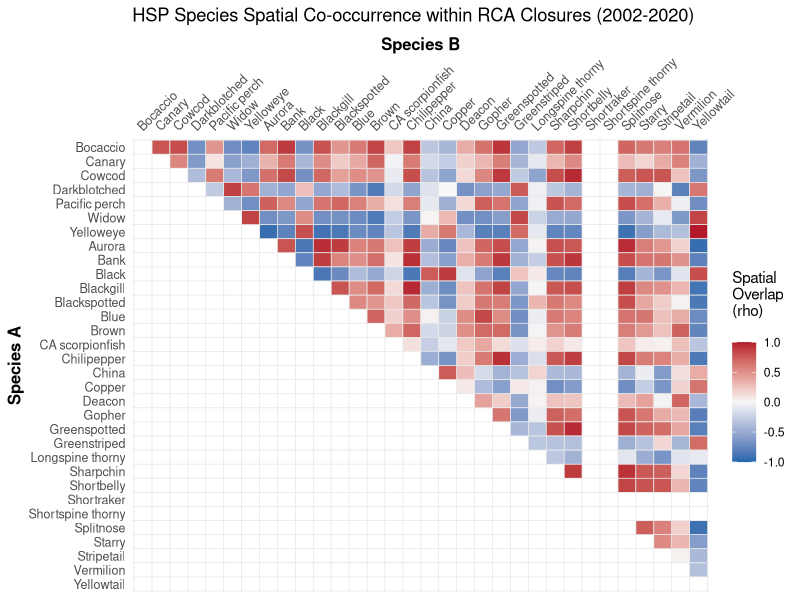

Write the R code that produced this figure.
# HSP output One-Sample T-Test for RCA mapping project
# Blake Feist - created 15 May 2026

library(dplyr)
library(ggplot2)
library(readr)
library(tidyr)


### STEP 1: Load the data
setwd("~/Documents/GitHub/RCA_closure_areas/spatial_overlay_stats/")
main_data_wide <- read_csv("HSP_Zscore_data_wide.csv")
baselines      <- read.csv("HSP_regional_baselines.csv")

# Pivot the data from WIDE to LONG format
main_data_long <- main_data_wide %>%
  pivot_longer(
    cols = starts_with("mean_"),     # Tells R to grab all your species density columns
    names_to = "Species_ID",         # The new column that will hold the species names
    values_to = "Mean_Density"       # The new column that will hold the density numbers
  )

# Merge with baselines and calculate the spatial Z-Scores
df_monthly_z <- main_data_long %>%
  left_join(baselines, by = "Species_ID") %>%
  mutate(
    Z_Score = (Mean_Density - Regional_Mean) / Regional_SD
  )

# Quick sanity check: look at the newly reshaped data
head(df_monthly_z)

### STEP 2: The Hotspot Performance Evaluation (Annual)
# To test if closures targeted above-average densities while protecting against month-to-month
# time-dependency, collapse the data by your existing Year column and run your tests.

# Collapse monthly data into annual averages
df_annual <- df_monthly_z %>%
  group_by(year, Species_ID) %>%
  summarise(
    Avg_Z_Score = mean(Z_Score),
    .groups = "drop"
  )

# Run a One-Sample T-Test with a protective safety check (n() >= 2)
HSP_species_performance <- df_annual %>%
  group_by(Species_ID) %>%
  summarise(
    Years_Present       = n(),  # Counts how many years this species has data
    Mean_Z_Across_Years = mean(Avg_Z_Score),
    
    # The fix: Only run t.test if there are at least 2 years of data
    p_value = if(n() >= 2) {
      t.test(Avg_Z_Score, mu = 0, alternative = "greater")$p.value
    } else {
      NA  # Returns NA instead of crashing the script
    },
    .groups = "drop"
  )

# View your results table
print(HSP_species_performance)

### Step 3: Create the Species Interaction Matrix (Monthly)
# To look at fine-scale species co-occurrence patterns, pivot your full monthly dataset
# wide and run a Spearman rank correlation across your 220 Closure_ID timestamps.

# Define custom order and clean names
# Syntax: "QGIS_COLUMN_NAME" = "Clean Display Name"
species_order_map <- c(
  "mean_pauc" = "Bocaccio",
  "mean_pinn" = "Canary",
  "mean_levi" = "Cowcod",
  "mean_cram" = "Darkblotched",
  "mean_alut" = "Pacific perch",
  "mean_ento" = "Widow",
  "mean_rube" = "Yelloweye",
  "mean_auro" = "Aurora",
  "mean_rufu" = "Bank",
  "mean_mela" = "Black",
  "mean_omus" = "Blackgill",
  "mean_ctus" = "Blackspotted",
  "mean_myst" = "Blue",
  "mean_auri" = "Brown",
  "mean_guta" = "CA scorpionfish",
  "mean_good" = "Chilipepper",
  "mean_nebu" = "China",
  "mean_caur" = "Copper",
  "mean_diac" = "Deacon",
  "mean_carn" = "Gopher",
  "mean_chlo" = "Greenspotted",
  "mean_elon" = "Greenstriped",
  "mean_alti" = "Longspine thorny",
  "mean_zace" = "Sharpchin",
  "mean_jord" = "Shortbelly",
  "mean_bore" = "Shortraker",
  "mean_alas" = "Shortspine thorny",
  "mean_dipl" = "Splitnose",
  "mean_cons" = "Starry",
  "mean_saxi" = "Stripetail",
  "mean_mini" = "Vermilion",
  "mean_flav" = "Yellowtail"
)

# Pivot the monthly data wide by your YYYY-MM Closure_ID
df_monthly_wide <- df_monthly_z %>%
  select(Closure_ID, Species_ID, Z_Score) %>%
  pivot_wider(names_from = Species_ID, values_from = Z_Score)

# Generate the correlation matrix
species_matrix <- df_monthly_wide %>%
  select(-Closure_ID) %>%
  cor(method = "spearman", use = "complete.obs")

# Convert the matrix to long format
interaction_long <- as.data.frame(species_matrix) %>%
  mutate(Species1 = rownames(.)) %>%
  pivot_longer(-Species1, names_to = "Species2", values_to = "Correlation") %>%
  
  # Find the numerical position of each species in your custom map vector
  mutate(
    pos1 = match(Species1, names(species_order_map)),
    pos2 = match(Species2, names(species_order_map))
  ) %>%
  # Only keep tiles where the row species appears BEFORE the column species 
  # in your custom ecological order list
  filter(pos1 < pos2)

### Step 4: Plot the Interaction Heatmap
# This uses the exact layout modifications you requested: it clusters your species in the
# upper-right corner, keeps the axes alphabetical, rotates the top labels by 45 degrees, uses
# thin custom grid lines that frame the blocks perfectly, and keeps the tiles perfectly square.

# Get your clean sorted list of species names
species_list <- sort(unique(c(interaction_long$Species1, interaction_long$Species2)))
n_species <- length(species_list)

HSP_matrix_plot <- ggplot(interaction_long, aes(x = Species2, y = Species1, fill = Correlation)) +
  geom_tile(color = "white") +
  
  # Diverging palette (Blue = Avoidance/Deep vs Shallow, Red = High Co-occurrence)
  scale_fill_gradient2(low = "#2166ac", mid = "#f7f7f7", high = "#b2182b", 
                       midpoint = 0, limit = c(-1,1), name = "Spatial\nOverlap\n(rho)\n") +
  
  # Align axes alphabetically from A to Z
  scale_x_discrete(position = "top", 
                   limits = names(species_order_map), 
                   labels = species_order_map) + 
  
  scale_y_discrete(limits = rev(names(species_order_map)), 
                   labels = species_order_map) + 
  
  # Thin grid borders drawn perfectly between the cell edges
  geom_vline(xintercept = seq(0.5, length(species_order_map) + 0.5, by = 1), color = "gray90", linewidth = 0.25) +
  geom_hline(yintercept = seq(0.5, length(species_order_map) + 0.5, by = 1), color = "gray90", linewidth = 0.25) +
  
  theme_minimal() +
  labs(title = "HSP Species Spatial Co-occurrence within RCA Closures (2002-2020)", 
       x = "Species B", y = "Species A") +
  theme(
    panel.grid.major = element_blank(),
    panel.grid.minor = element_blank(),
    
    # 45-degree rotated top labels
    axis.text.x.top = element_text(size = 9, angle = 45, hjust = 0, vjust = 0),
    axis.text.y = element_text(size = 9),
    axis.title = element_text(size = 12, face = "bold"),
    
    # Keeps cells perfectly square so text/labels don't stretch awkwardly
    coord_fixed() 
  )

# Save plot as high-resolution PNG
ggsave(
  filename = "HSP cooccurrence matrix plot.png",   # The name of your output file
  plot = HSP_matrix_plot,                        # Tells R which plot object to save
  width = 9,                                 # Physical width in inches
  height = 8.5,                                 # Physical height in inches
  units = "in",                               # Sets the measuring unit to inches ("in", "cm", or "mm")
  dpi = 600                                   # CRITICAL: Sets resolution to 600 DPI
)
